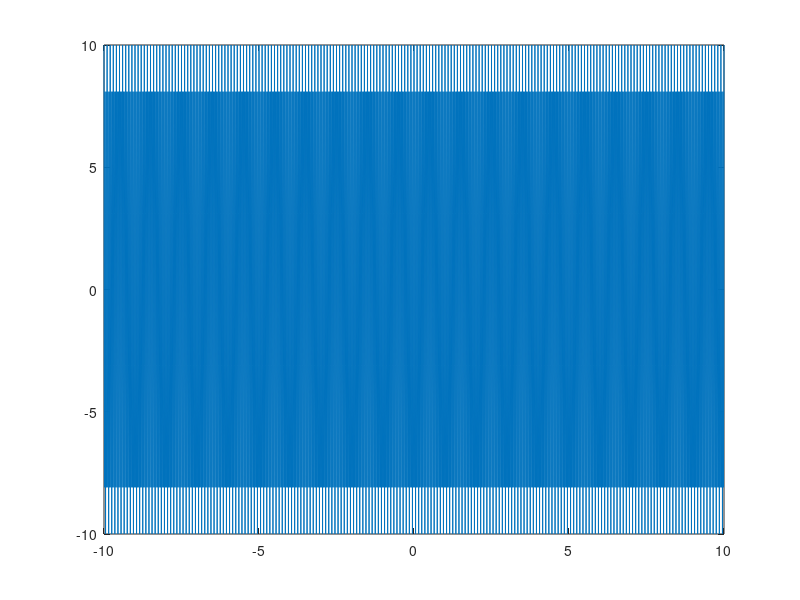

The MATLAB script that drew this image:
% Matlab 2 Examples
%    Sinusoids
%        a)
            A = 10;
            f = 30;
            phi = 0;
            t = -10:0.01:10;
            s = A*cos(f*(2*pi*t));
            plot(t,s)